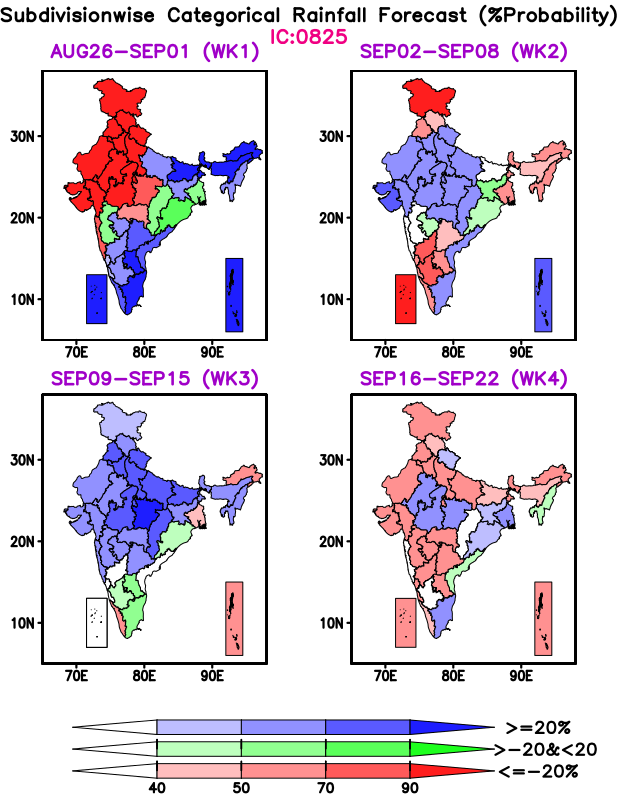
#> input picture analysis-code/imd-fuxi/obs_rainfall/data/0825_subdiv_prob.png, 618 x 800 px
$ python -i make_product_figures.py   (imports and definitions only)
#> lines starting #> are read from the running program, lines starting #| are printed output that depends on the picture
"""Build the product figures from the s2s.scdlds.com weekly guidance PDF.

Usage: python make_product_figures.py <report.pdf> <out_dir>
Renders pages 2-4 (rainfall anomaly, 850 hPa wind anomaly, T2M anomaly),
crops the 2x2 week panels and writes:
  product_panels.jpg      three 2x2 blocks side by side
  product_panels_w12.jpg  Weeks 1-2 row of each block (body figure)
  cover_strip.jpg     Weeks 1-4 rainfall anomaly in one row (cover)
"""
import subprocess
import sys
import tempfile
from pathlib import Path

from PIL import Image, ImageChops


def trim(im: Image.Image) -> Image.Image:
    """Remove the uniform white border around an image."""
    bg = Image.new("RGB", im.size, "white")
    return im.crop(ImageChops.difference(im, bg).getbbox())


def page_block(png: Path) -> Image.Image:
    """Crop the figure block (panels + colourbar) and drop the page title."""
    im = Image.open(png).convert("RGB")
#> im is the input picture: PIL image 618x800 RGB; mean R, G, B 223.1, 215.6, 224.5
    w, h = im.size
#> w = 618; h = 800
    block = trim(im.crop((int(0.07 * w), int(0.075 * h), int(0.93 * w), int(0.835 * h))))
#> in trim, `bg = Image.new("RGB", im.size, "white")`: bg: PIL image 531x608 RGB; every value is 255
#> in trim, `return im.crop(ImageChops.difference(im, bg).getbbox())`:
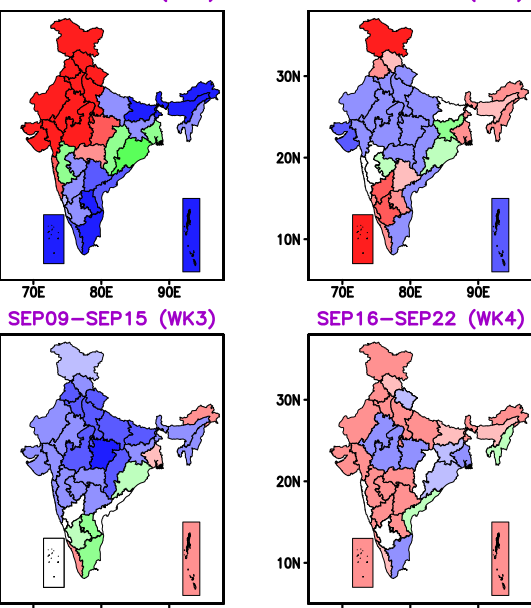
#> returned value: PIL image 531x608 RGB; mean R, G, B 220, 210, 221.9
    return trim(block.crop((0, int(0.033 * block.height), block.width, block.height)))
#> in trim (call 2), `bg = Image.new("RGB", im.size, "white")`: bg: PIL image 531x588 RGB; every value is 255
#> in trim (call 2), `return im.crop(ImageChops.difference(im, bg).getbbox())`:
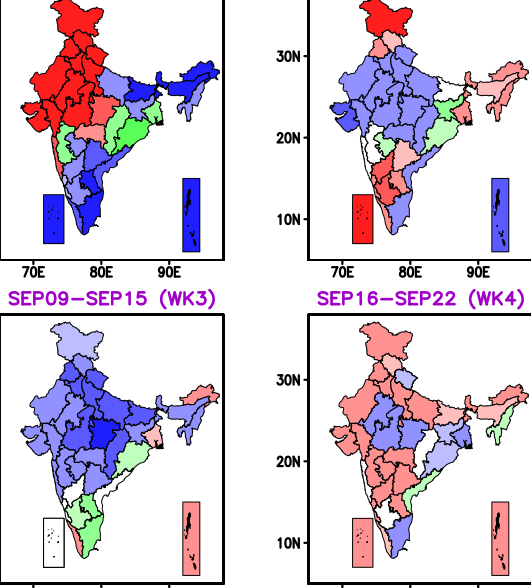
#> returned value: PIL image 531x588 RGB; mean R, G, B 219.6, 209.3, 221.6


# [47 lines left out: function main, not called in this run]


# [2 lines not run here, left out]

>>> result = page_block('../../../analysis-code/imd-fuxi/obs_rainfall/data/0825_subdiv_prob.png')

$ run again, on analysis-code/imd-fuxi/obs_rainfall/data/rfactual_rfanom_MME2021082500.png
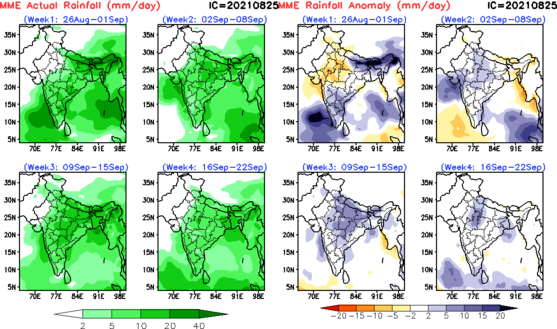
#> input picture analysis-code/imd-fuxi/obs_rainfall/data/rfactual_rfanom_MME2021082500.png, 557 x 329 px
#> in page_block, im is the input picture: PIL image 557x329 RGB; mean R, G, B 188.5, 217.1, 191.8
#> bg: PIL image 480x250 RGB; every value is 255
#> in trim, `return im.crop(ImageChops.difference(im, bg).getbbox())`:
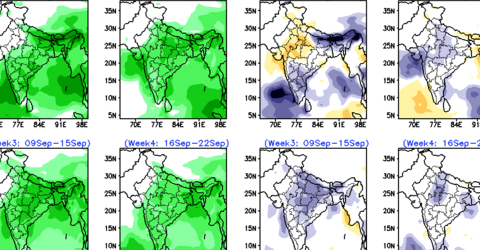
#> returned value: PIL image 480x250 RGB; mean R, G, B 176.1, 214, 180.8
#> bg: PIL image 480x242 RGB; every value is 255
#> in trim (call 2), `return im.crop(ImageChops.difference(im, bg).getbbox())`:
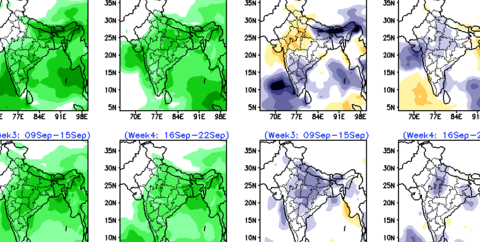
#> returned value: PIL image 480x242 RGB; mean R, G, B 175.1, 214, 179.9

$ run again, on analysis-code/imd-fuxi/obs_rainfall/data/tmin_tmax_weekly_MME2021070700.png
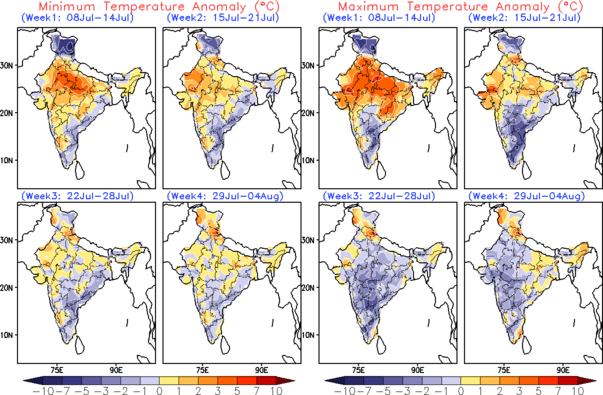
#> input picture analysis-code/imd-fuxi/obs_rainfall/data/tmin_tmax_weekly_MME2021070700.png, 603 x 395 px
#> in page_block, im is the input picture: PIL image 603x395 RGB; mean R, G, B 227.5, 222.1, 218.3
#> bg: PIL image 518x300 RGB; every value is 255
#> in trim, `return im.crop(ImageChops.difference(im, bg).getbbox())`:
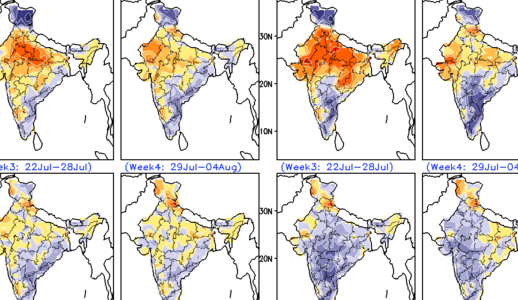
#> returned value: PIL image 518x300 RGB; mean R, G, B 225.4, 219.8, 213.4
#> bg: PIL image 518x291 RGB; every value is 255
#> in trim (call 2), `return im.crop(ImageChops.difference(im, bg).getbbox())`:
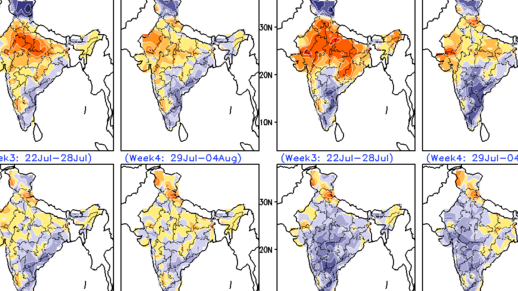
#> returned value: PIL image 518x291 RGB; mean R, G, B 225.2, 219.5, 212.8
